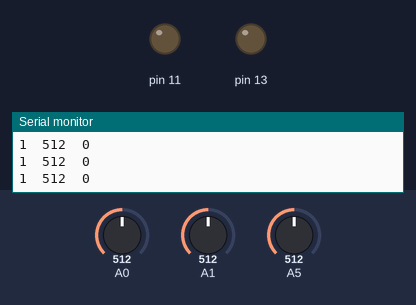
Simulated run of this sketch. Board: Arduino Uno, built with avr-gcc and run on an emulated ATmega328P. On the bench: output pins drawn as LEDs (lit = HIGH), the last lines printed to the serial monitor. Inputs (shaded band) come from the test bench; at power-on: A1 = 512, A5 = 512, A0 = 512.

Above: at 1.2 s.
1.3 s: A1 set to 659
2.8 s: A1 set to 685
At 3.05 s:
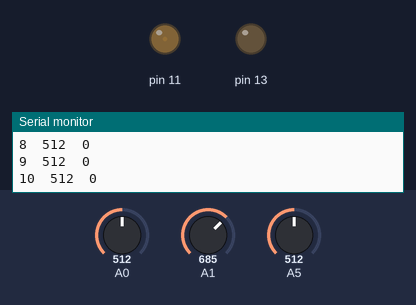
5.8 s: A1 set to 366
7.3 s: A1 set to 338
At 7.49 s:
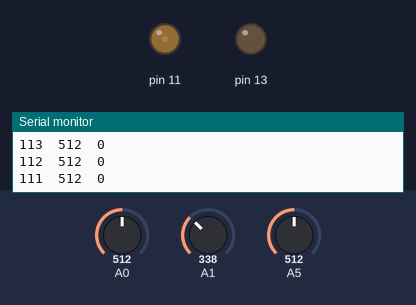
10.3 s: A1 set to 900
At 12.65 s:
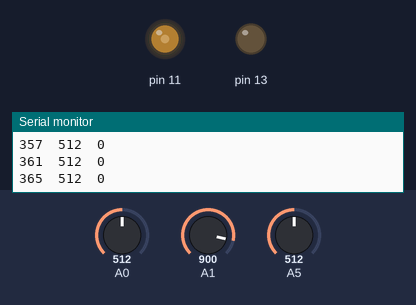
13.3 s: A5 set to 984
At 13.91 s:
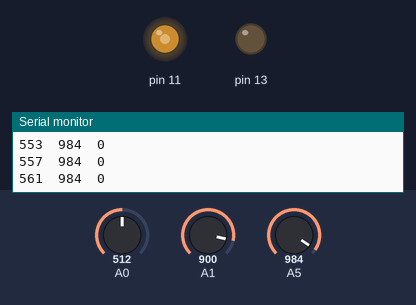
16.3 s: A5 set to 1010
Timing chart, 0 to 19.3 s (numbered marks = the images above; inputs shaded):
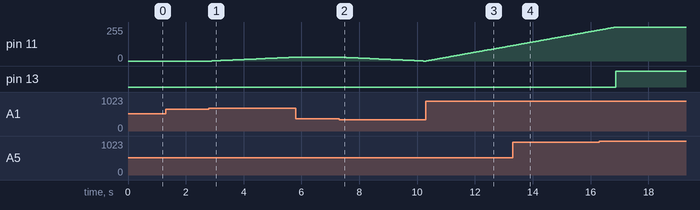

The sketch:

opto_loop_1.ino
```cpp
/*
The opto-loop project : phase 1 : open loop tuning

Actuator : a LED connected to D11 (a PWM-capable digital pin)
  - negative terminal to ground
  - positive terminal to D11 via a 470 Ohm resistor
Sensor : a LDR connected to A5 (analog input)
  - terminal 1 to +5V
  - terminal 2 to A5, with a pulldown resistor to GND (typ more than 10k)

Manual control : a joystick connected to A1, with integral control and deadband

Output to plotter :
  - the actuator signal (driving the LED through PWM)
  - the sensor signal (from the ADC)

In open loop mode, the PWM is driven by the integrated joystick
*/

const int loop_frequency = 40;  // should be a divider of 1000
const int loop_delay = 1000 / loop_frequency; // approximately

int centerX, centerY;
int paramX = 1, paramY = 1;

const int deadspan = 100;
const int paramin = 0;   // to be adjusted according to application needs
const int paramax = 1023;
// integration rate :
// from 0 to paramax, it takes (rate_div*paramax)/(loop_frequency*joydev) seconds
const int rate_div = 64;


// the setup routine runs once when you press reset:
void setup() {
  pinMode( 13, OUTPUT );
  centerX = analogRead(A0);
  centerY = analogRead(A1);

// initialize serial communication at 9600 bits per second:
  Serial.begin(9600);
  // plot labels (Note : keep the AVR reset while starting the plotter)
  Serial.println("Actuator Sensor PlotRef");
  centerX = analogRead(A0);
  centerY = analogRead(A1);
}

// a function to remove the joystick deadband
int killdead( int v ) {
  if  ( v >= 0 ) {
      v -= deadspan;
      if  ( v < 0 ) v = 0;
      }
  else {
      v += deadspan;
      if  ( v > 0 ) v = 0;
      }
return v;
}

// the loop routine runs over and over again forever:
void loop() {
// read the joystick inputs
  // int joyX = analogRead(A0) - centerX;
  int joyY = analogRead(A1) - centerY;
  // joyX = killdead( joyX );
  joyY = killdead( joyY );
// integrate
  // paramX += ( joyX / rate_div );
  paramY += ( joyY / rate_div );
// bound
  // paramX = constrain( paramX, paramin, paramax );
  paramY = constrain( paramY, paramin, paramax );
  if  ( ( paramX == paramin ) || ( paramX == paramax ) ||
        ( paramY == paramin ) || ( paramY == paramax )
      ) digitalWrite( 13, 1 );
  else digitalWrite( 13, 0 );

// read the sensor inputs

  int valLDR = analogRead(A5);

// drive the LED @ 11 with valX , range 0 - 255
  int PW = map( paramY, 0, 1023, 0, 255 );
  analogWrite( 11, PW );

  static int count = 0;
  // print out the actuator signal and the sensor signal
  // print also a reference signal to keep the autoscale quiet
  // the IDE plotter X range is 500 samples (fixed)
  Serial.print(paramY);
  Serial.print("  ");
  Serial.print(valLDR);
  Serial.print("  ");
  Serial.println( count?0:1023 );
  count = count + 1;
  if  ( count > 495 ) count = 0;  // a little less than the full plotter X range
  delay(loop_delay);        // approximate servo loop period (40Hz)
}
```

Measured:
- after the input at 2.8 s, pin 11: moves from 0/255 to 29/255 over 2.9 s, starting after 0.10 s
- after the input at 5.8 s, pin 11: stays 29/255 (without the input it goes to 30/255 after 0.08 s)
- after the input at 7.3 s, pin 11: moves from 29/255 to 0/255 over 2.9 s, starting at once
- after the input at 10.3 s, pin 11: moves from 0/255 to 115/255 over 3.0 s, starting at once; pin 13: stays LOW (without the input it goes to HIGH after 0.02 s)
